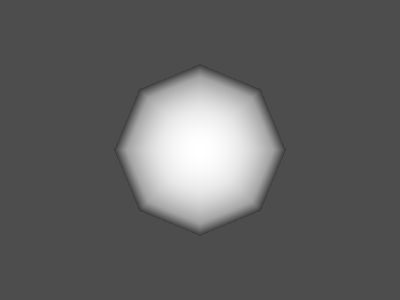

Generate this figure with Python:
#!/usr/bin/env python

# Test creating and resizing offscreen render windows.

import vtkmodules.vtkInteractionStyle  # noqa: F401
import vtkmodules.vtkRenderingFreeType  # noqa: F401
import vtkmodules.vtkRenderingOpenGL2  # noqa: F401

from vtkmodules.vtkFiltersSources import vtkSphereSource
from vtkmodules.vtkRenderingCore import (
    vtkActor,
    vtkPolyDataMapper,
    vtkRenderWindow,
    vtkRenderWindowInteractor,
    vtkRenderer,
)

# Create offscreen render window
render_window = vtkRenderWindow()
render_window.SetShowWindow(False)
render_window.SetUseOffScreenBuffers(True)
render_window.SetSize(300, 300)

interactor = vtkRenderWindowInteractor()
interactor.SetRenderWindow(render_window)

renderer = vtkRenderer()
renderer.SetBackground(0.3, 0.3, 0.3)
render_window.AddRenderer(renderer)

sphere = vtkSphereSource()

mapper = vtkPolyDataMapper()
mapper.SetInputConnection(sphere.GetOutputPort())

actor = vtkActor()
actor.SetMapper(mapper)
renderer.AddActor(actor)

# Scene
renderer.ResetCamera()

# Pipeline exception: initial offscreen render before resize
render_window.Render()

# Resize and render again
render_window.SetSize(400, 300)
render_window.SetWindowName("offscreen resize")

# Pipeline exception: re-render after resize
render_window.Render()

interactor.Initialize()
interactor.Start()
